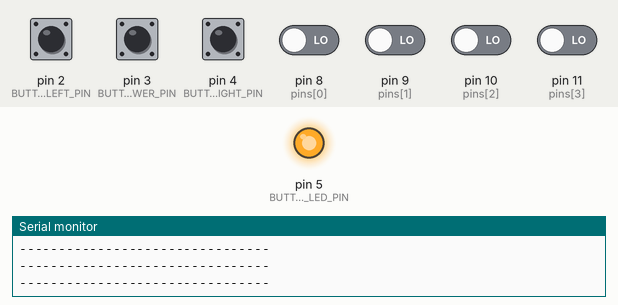
This sketch was run on a simulated Arduino Uno, built with avr-gcc and run on an emulated ATmega328P. Parts: output pins drawn as LEDs (lit = HIGH), the last lines printed to the serial monitor. Inputs (shaded band) come from the test bench; at power-on: pin 2 (BUTTON_LEFT_PIN), pin 3 (BUTTON_POWER_PIN), pin 4 (BUTTON_RIGHT_PIN) HIGH, pin 8 (pins[0]), pin 9 (pins[1]), pin 10 (pins[2]), pin 11 (pins[3]) LOW.

Above: at 2.8 s.
2.9 s: pin 8 (pins[0]) driven HIGH
At 3.8 s:
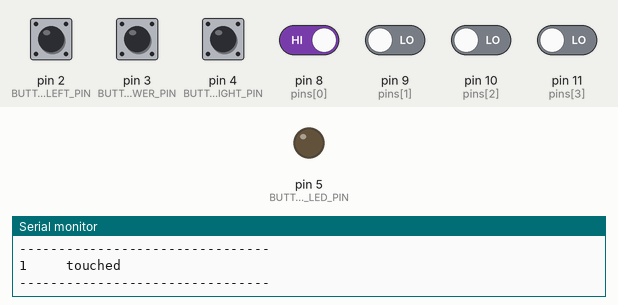
4.5 s: pin 2 (BUTTON_LEFT_PIN) pulled LOW for 1.2 s
7.2 s: pin 3 (BUTTON_POWER_PIN) pulled LOW for 1.2 s
9.9 s: pin 4 (BUTTON_RIGHT_PIN) pulled LOW for 1.2 s
12.6 s: pin 9 (pins[1]) driven HIGH
15.5 s: pin 10 (pins[2]) driven HIGH
Timing chart, 0 to 18.5 s (numbered marks = the images above; inputs shaded):
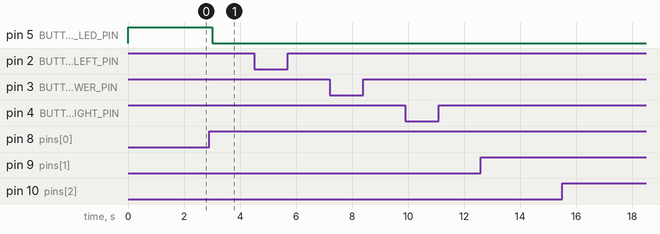

Measured:
- after the input at 2.9 s, pin 5 (BUTTONS_LED_PIN): HIGH → LOW after 0.10 s

The sketch:

touch.ino
```cpp
#define BUTTONS_LED_PIN      5  // Pin 7 van keypad

#define BUTTON_AUTO_PIN      0  // Pin 1 van keypad
#define BUTTON_MENU_PIN      1
#define BUTTON_LEFT_PIN      2  // pin 3 van keypad
#define BUTTON_POWER_PIN     3  // pin 4 van keypad
#define BUTTON_RIGHT_PIN     4  // pin 6 van keypad
                                // Pin 5 van keypad is ground
char pins[] = {8, 9, 10, 11};
char touchPanels = 4;
void setup() {
  Serial.begin(250000);
  Serial.println("setup");
  for(int i = 0; i < touchPanels; i++) {
    pinMode(pins[i], INPUT);
  }
  pinMode(BUTTONS_LED_PIN,  OUTPUT);
  pinMode(BUTTON_POWER_PIN, INPUT_PULLUP);
  pinMode(BUTTON_MENU_PIN,  INPUT_PULLUP);
  pinMode(BUTTON_LEFT_PIN,  INPUT_PULLUP);
  pinMode(BUTTON_RIGHT_PIN, INPUT_PULLUP);
  pinMode(BUTTON_AUTO_PIN,  INPUT_PULLUP);

  Serial.println("Touch please");
}

void loop() {
    bool touched = false;
    for(int i = 0; i < touchPanels; i++) {
      if (digitalRead(pins[i])) {
        touched = true;
        Serial.print(i+1);
        Serial.print("\t");
      }
    }
    if (touched) {
      Serial.println("\t touched");
    }
    digitalWrite(BUTTONS_LED_PIN, !touched);

    if (!digitalRead(BUTTON_POWER_PIN)) {
      Serial.println("POWER PRESSED");
    }
    if (!digitalRead(BUTTON_MENU_PIN)) {
      Serial.println("MENU PRESSED");
    }
    if (!digitalRead(BUTTON_LEFT_PIN)) {
      Serial.println("LEFT PRESSED");
    }
    if (!digitalRead(BUTTON_RIGHT_PIN)) {
      Serial.println("RIGHT PRESSED");
    }
    if (!digitalRead(BUTTON_AUTO_PIN)) {
      Serial.println("AUTO PRESSED");
    }
    Serial.println("--------------------------------");
    delay(1000);
}
```
